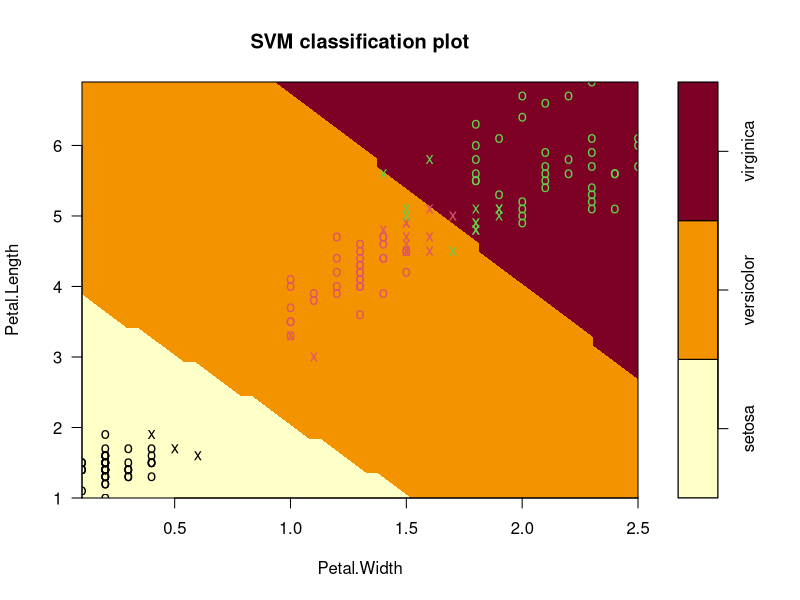
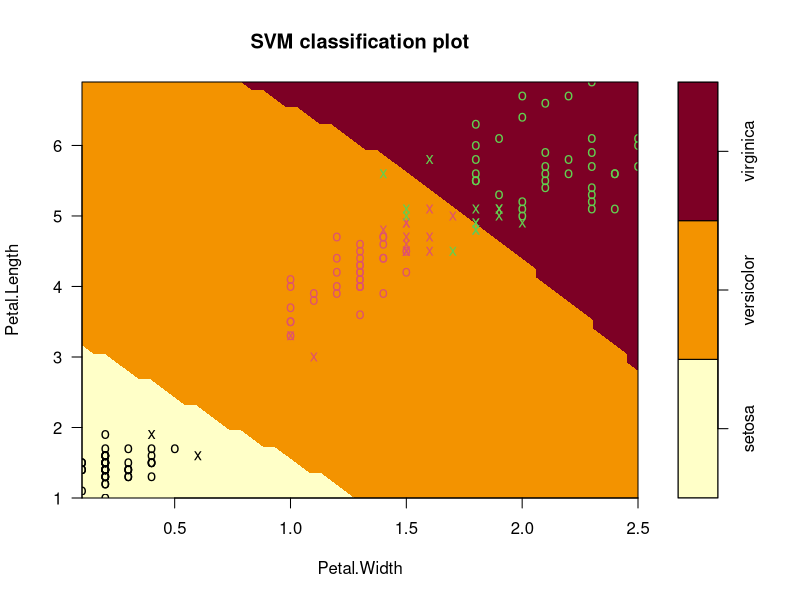
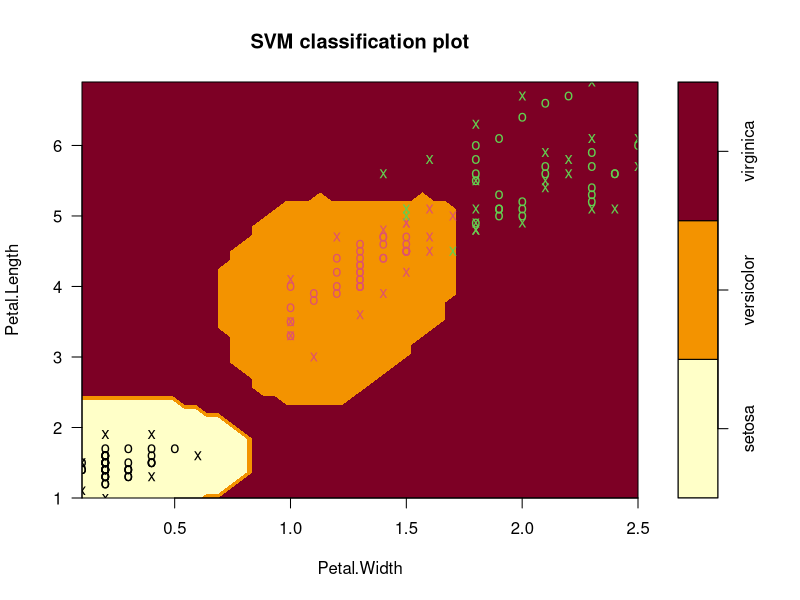

These figures' R source, in order:
# IAP 2015
# 15.S60 Software Tools for Operations Research
# Lecture 1: Introduction to R

# Script file 1-5.R
# In this script file, we cover SVMs

#############################
## SUPPORT VECTOR MACHINES ##
#############################

# Install and load new package
install.packages("e1071")
library(e1071)

# Build SVM model for iris data set (since SVM is 
# easier to visualize with smaller datasets with 
# continuous attributes)

# First, we want to subset the dataset to only 
# keep two attributes (so we can easily visualize 
# the model)

IrisDataSVM = subset(iris, select = Petal.Length:Species)

# SVM model - linear kernel
IrisSVM = svm(Species ~ Petal.Length + Petal.Width, data = IrisDataSVM, kernel = "linear")

# Plot the model
plot(IrisSVM, data = IrisDataSVM)

# Color of the data points indicates 
# the true class; background color indicates 
# prediction; X indicates a support vector

# SVM model - polynomial kernel
IrisSVM = svm(Species ~ Petal.Length + Petal.Width, data = IrisDataSVM, kernel = "polynomial", degree = 3)
plot(IrisSVM, data = IrisDataSVM)

# degree = degree of polynomial used. Different 
# values will often give very different results.

#SVM model - radial basis kernel
IrisSVM = svm(Species ~ Petal.Length + Petal.Width, data = IrisDataSVM, kernel = "radial", gamma = 10)
plot(IrisSVM, data=IrisDataSVM)

# gamma controls how well the model will 
# fit the data. Larger gamma will fit the data 
# more exactly. Try gamma = 100 and gamma = 0.1










